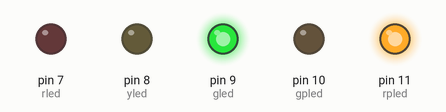
Bench run of a sketch on a simulated Arduino Uno, built with avr-gcc and run on an emulated ATmega328P. Parts: output pins drawn as LEDs (lit = HIGH). What the sketch prints to the serial monitor is not drawn.

Above: at 2.0 s.
At 4.5 s:
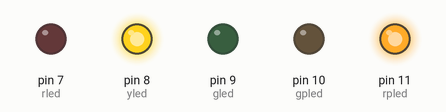
At 7.0 s:
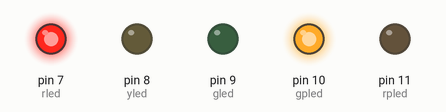
Timing chart, 0 to 18.2 s (numbered marks = the images above):
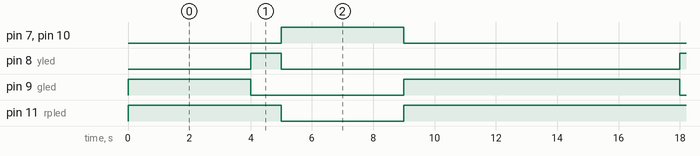

The sketch:

lights.ino
```cpp
int rled =7;
int yled =8;
int gled =9;
int rpled =11;
int gpled =10;
String(s);

void setup()
{
Serial.begin(9600);
pinMode(rled, OUTPUT);
pinMode(yled, OUTPUT);
pinMode(gled, OUTPUT);
pinMode(rpled, OUTPUT);
pinMode(gpled, OUTPUT);

}
void loop()
{

digitalWrite(gled,HIGH);
digitalWrite(rpled,HIGH);
digitalWrite(yled, LOW);
digitalWrite(rled, LOW);
digitalWrite(gpled, LOW);
delay(4000);


digitalWrite(gled,LOW);
digitalWrite(rpled,HIGH);
digitalWrite(yled, HIGH);
digitalWrite(rled, LOW);
digitalWrite(gpled, LOW);
delay(1000);


digitalWrite(gled,LOW);
digitalWrite(gpled,HIGH);
digitalWrite(yled, LOW);
digitalWrite(rled, HIGH);
digitalWrite(rpled, LOW);
delay(3000);


Serial.println("Dose stop");
s=Serial.readString();
if (s=="stop")
{
digitalWrite(gled,LOW);
digitalWrite(gpled,HIGH);
digitalWrite(yled, LOW);
digitalWrite(rled, HIGH);
digitalWrite(rpled, LOW);

}


else{
digitalWrite(gled,HIGH);
digitalWrite(rpled,HIGH);
digitalWrite(yled, LOW);
digitalWrite(rled, LOW);
digitalWrite(gpled, LOW);}
delay(5000);

}
```

Measured:
- by itself, pin 7 (rled), pin 10 (gpled): alternates HIGH for 4.0 s and LOW for 10.0 s
- by itself, pin 8 (yled): alternates HIGH for 1.0 s and LOW for 13.0 s
- by itself, pin 9 (gled): repeats every 14.0 s: LOW 5.0 s, HIGH 9.0 s
- by itself, pin 11 (rpled): repeats every 14.0 s: LOW 4.0 s, HIGH 10.0 s
